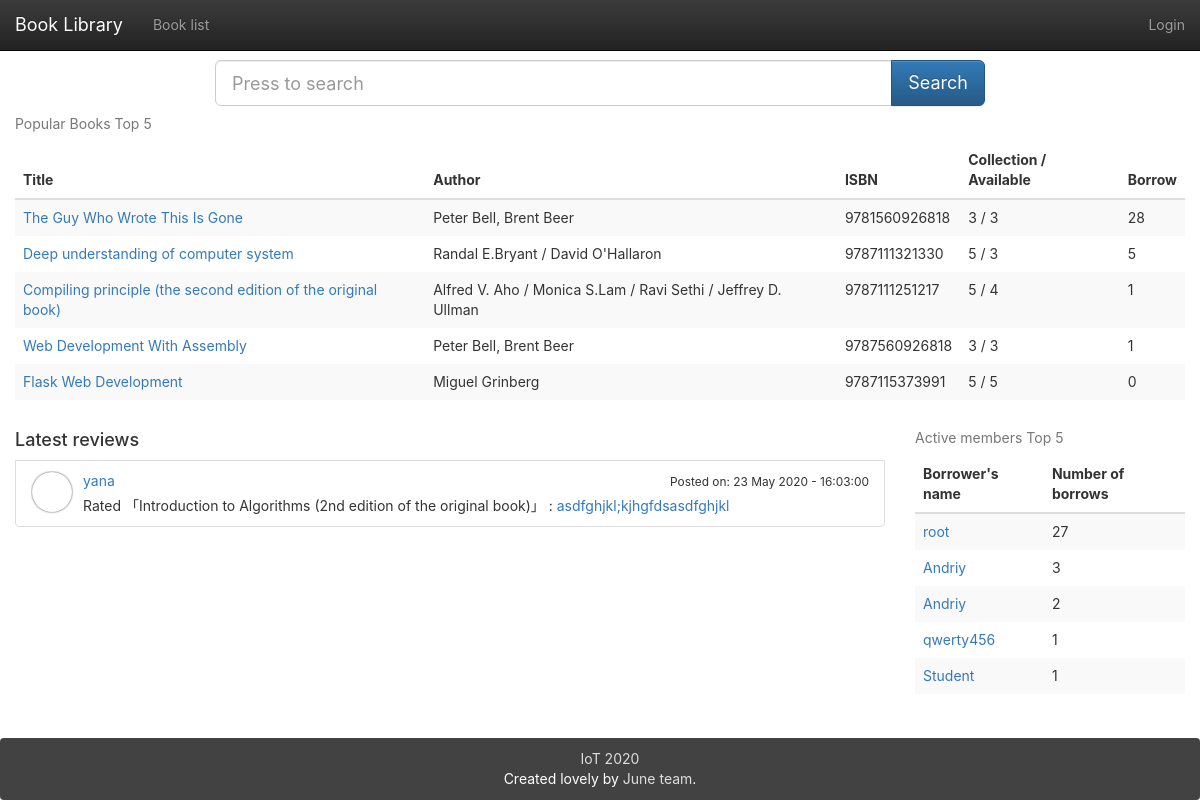
Before: / with the older database file.
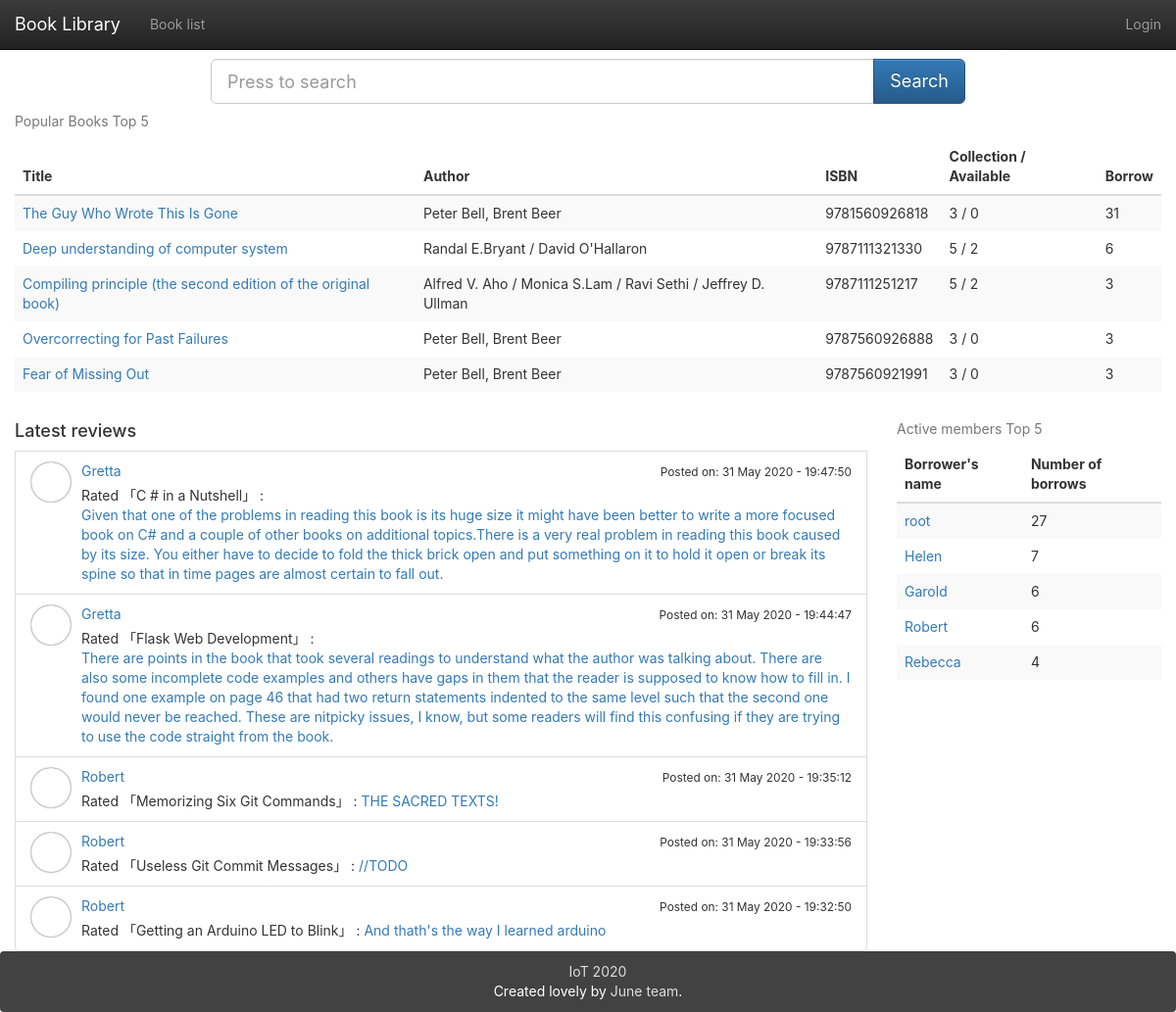
After: the same page with the newer database file.
### app/models.py (models this page shows, shortened)
class Book(db.Model):
    __tablename__ = 'books'
    id = db.Column(db.Integer, primary_key=True)
    isbn = db.Column(db.String(16), unique=True)
    title = db.Column(db.String(128))
    origin_title = db.Column(db.String(128))
    subtitle = db.Column(db.String(128))
    author = db.Column(db.String(128))
    translator = db.Column(db.String(64))
    publisher = db.Column(db.String(64))
    image = db.Column(db.String(128))
    pubdate = db.Column(db.String(32))
    pages = db.Column(db.Integer)
    price = db.Column(db.String(16))
    binding = db.Column(db.String(16))
    numbers = db.Column(db.Integer, default=5)
    summary = db.deferred(db.Column(db.Text, default=""))
    summary_html = db.deferred(db.Column(db.Text))
    catalog = db.deferred(db.Column(db.Text, default=""))
    catalog_html = db.deferred(db.Column(db.Text))
    hidden = db.Column(db.Boolean, default=0)
    transactions = db.relationship('Transaction',
                           backref=db.backref('book', lazy='joined'),
                           lazy='dynamic',
                           cascade='all, delete-orphan')
    logs = db.relationship('Log',
                           backref=db.backref('book', lazy='joined'),
                           lazy='dynamic',
                           cascade='all, delete-orphan')
    comments = db.relationship('Comment', backref='book',
                               lazy='dynamic',
                               cascade='all, delete-orphan')
    @property
    def tags_string(self):
        return ",".join([tag.name for tag in self.tags.all()])
    def can_borrow_number(self):
        return self.numbers - Log.query.filter_by(book_id=self.id, returned=0).count()

class Comment(db.Model):
    __tablename__ = 'comments'
    id = db.Column(db.Integer, primary_key=True)
    user_id = db.Column(db.Integer, db.ForeignKey('users.id'))
    book_id = db.Column(db.Integer, db.ForeignKey('books.id'))
    comment = db.Column(db.String(1024))
    create_timestamp = db.Column(db.DateTime, default=datetime.now())
    edit_timestamp = db.Column(db.DateTime, default=datetime.now())
    deleted = db.Column(db.Boolean, default=0)

class User(UserMixin, db.Model):
    __tablename__ = 'users'
    id = db.Column(db.Integer, primary_key=True)
    email = db.Column(db.String(64), unique=True)
    name = db.Column(db.String(64))
    password_hash = db.deferred(db.Column(db.String(128)))
    major = db.Column(db.String(128))
    role_id = db.Column(db.Integer, db.ForeignKey('roles.id'))
    headline = db.Column(db.String(32), nullable=True)
    about_me = db.deferred(db.Column(db.Text, nullable=True))
    about_me_html = db.deferred(db.Column(db.Text, nullable=True))
    avatar = db.Column(db.String(128))
    category = db.Column(db.Integer)
    member_since = db.Column(db.DateTime(), default=datetime.utcnow)
    balance = db.Column(db.Float())
    transactions = db.relationship('Transaction',
                           backref=db.backref('user', lazy='joined'),
                           lazy='dynamic',
                           cascade='all, delete-orphan')
    @property
    def password(self):
        raise AttributeError('password is not readable attribute')
    logs = db.relationship('Log',
                           backref=db.backref('user', lazy='joined'),
                           lazy='dynamic',
                           cascade='all, delete-orphan')
    comments = db.relationship('Comment',
                               backref=db.backref('user', lazy='joined'),
                               lazy='dynamic',
                               cascade='all, delete-orphan')
    def avatar_url(self, _external=False):
        if self.avatar:
            avatar_json = json.loads(self.avatar)
            if avatar_json['use_out_url']:
                return avatar_json['url']
            else:
                return url_for('_uploads.uploaded_file', setname=avatars.name, filename=avatar_json['url'],
                               _external=_external)
        else:
            return url_for('static', filename='img/avatar.png', _external=_external)

### app/main/index/views.py (the view)
@main.route('/')
def index():
    search_form = SearchForm()
    the_books = Book.query
    if not current_user.can(Permission.UPDATE_BOOK_INFORMATION):
        the_books = the_books.filter_by(hidden=0)
    popular_books = the_books.outerjoin(Log).group_by(Book.id).order_by(db.func.count(Log.id).desc()).limit(5)
    popular_users = User.query.outerjoin(Log).group_by(User.id).order_by(db.func.count(Log.id).desc()).limit(5)
    recently_comments = Comment.query.filter_by(deleted=0).order_by(Comment.edit_timestamp.desc()).limit(5)
    return render_template("index.html", books=popular_books, users=popular_users, recently_comments=recently_comments,
                           search_form=search_form)

### app/main/book/forms.py
class SearchForm(FlaskForm):
    search = StringField(validators=[DataRequired()])
    submit = SubmitField(u"Search")

### app/main/index/views.py (called while the page is built)
@main.app_context_processor
def inject_permissions():
    return dict(Permission=Permission)

### app/models.py (called while the page is built)
    def can(self, permissions):
        return False

### app/main/index/templates/index.html (shortened to what the changed rows need)
{% extends "base.html" %}
{% block mycontent %}
    <table class="table table-striped table-hover animated fadeInDown">
        <caption>Popular Books Top 5</caption>
        <thead class="hidden-xs">
        <tr>
            <th>Title</th>
            <th>Author</th>
            <th>ISBN</th>
            <th>Collection / Available</th>
            <th>Borrow</th>
        </tr>
        </thead>
        <tbody>
        {% for book in books %}
            <tr class="animated fadeInLeft delay-{{ loop.index0 }}">
                <td><a href="{{ url_for('book.detail',book_id=book.id) }}">{{ book.title }}</a>
                    <p class="visible-xs-block">{{ "Collection/Available: "~ book.numbers }} / {{ book.can_borrow_number() }}</p></td>
                <td class="hidden-xs">{{ book.author }}</td>
                <td class="hidden-xs">{{ book.isbn }}</td>
                <td class="hidden-xs">{{ book.numbers }} / {{ book.can_borrow_number() }}</td>
                <td class="hidden-xs">{{ book.logs.count() }}</td>
            </tr>
        {% endfor %}
        </tbody>
    </table>
    <div class="row animated fadeInUp delay">
        <div class="col-md-9">
            {% for comment in recently_comments %}
                <li class="list-group-item clearfix animated fadeInLeft delay-{{ loop.index0 }}">
                    <div class="media">
                        {% if comment.user.avatar_url() %}
                            <div class="media-left">
                                <a href="{{ url_for('user.detail',user_id=comment.user.id) }}">
                                    <div class="media-object avatar avatar-mini"
                                         style="background-image: url({{ comment.user.avatar_url() }})"></div>
                                </a>
                            </div>
                        {% endif %}
                        <div class="media-body">
                            <p class="media-heading"><a
                                    href="{{ url_for('user.detail',user_id=comment.user.id) }}">
                                {{ comment.user.name }}</a>
                                {% if comment.create_timestamp==comment.edit_timestamp %}
                                    <span class="pull-right">
                                        <small>
                                            Posted on: {{ comment.create_timestamp.strftime('%d %B %Y - %H:%M:%S') }}</small>
                                    </span>
                                {% else %}
                                    <span class="pull-right">
                                        <small>
                                            Last edit: {{ comment.edit_timestamp.strftime('%d %B %Y - %H:%M:%S') }}</small>
                                    </span>
                                {% endif %}
                            </p>
                            <span class="line-wrap">{{ "Rated 「"~comment.book.title~"」 : " }}</span>
                            <span class="line-wrap"><a class="list-group-item-text"
                                                       href="{{ url_for('book.detail',book_id=comment.book_id) }}">{{ comment.comment }}</a></span>
                        </div>
                    </div>
                </li>
            {% endfor %}
        </div>
        <div class="col-md-3 animated fadeInUp">
            <table class="table table-striped table-hover">
                <caption>Active members Top 5</caption>
                <thead>
                <tr>
                    <th>Borrower's name</th>
                    <th>Number of borrows</th>
                </tr>
                </thead>
                <tbody>
                {% for user in users %}
                    <tr class="animated fadeInLeft delay-{{ loop.index0 }}">
                        <td><a href="{{ url_for('user.detail',user_id=user.id) }}">{{ user.name }}</a></td>
                        <td>{{ user.logs.count() }}</td>
                    </tr>
                {% endfor %}
                </tbody>
            </table>
        </div>
    </div>
{% endblock %}

Changed rows visible on the page:
no longer on this page (row unchanged): Book: title "Web Development With Assembly", author "Peter Bell, Brent Beer", isbn "9787560926818", numbers "3", can_borrow_number "3", logs.count "1"
no longer on this page (row unchanged): Comment: user.name "yana", create_timestamp "23 May 2020 - 16:03:00", comment "asdfghjkl;kjhgfdsasdfghjkl"
no longer on this page (row unchanged): Book: title "Rated 「Introduction to Algorithms (2nd edition of the original book)」 :"
no longer on this page (row unchanged): User: name "Andriy", logs.count "3"
no longer on one of the page's lists (row unchanged): Book: title "Flask Web Development", author "Miguel Grinberg", isbn "9787115373991", numbers "5", can_borrow_number "5"
no longer on this page (row unchanged): User: name "Andriy", logs.count "2"
no longer on this page (row unchanged): User: name "qwerty456", logs.count "1"
no longer on this page (row unchanged): User: name "Student", logs.count "1"
computed for Book "The Guy Who Wrote This Is Gone": can_borrow_number "3" → "0"; logs.count "28" → "31"
computed for Book "Deep understanding of computer system": can_borrow_number "3" → "2"; logs.count "5" → "6"
computed for Book "Compiling principle (the second edition of the original book)": can_borrow_number "4" → "2"; logs.count "1" → "3"
now on this page (row unchanged): Book: title "Overcorrecting for Past Failures", author "Peter Bell, Brent Beer", isbn "9787560926888", numbers "3", can_borrow_number "0", logs.count "3"
now on this page (row unchanged): Book: title "Fear of Missing Out", author "Peter Bell, Brent Beer", isbn "9787560921991", numbers "3", can_borrow_number "0", logs.count "3"
added Comment: user.name "Gretta", create_timestamp "31 May 2020 - 19:47:50", comment "Given that one of the problems in reading this book is its huge size it might have been better to write a more focused book on C# and a couple of other books on additional topics.There is a very real problem in reading this book caused by its size. You either have to decide to fold the thick brick open and put something on it to hold it open or break its spine so that in time pages are almost certain to fall out."
now on this page (row unchanged): Book: title "Rated 「C # in a Nutshell」 :"
added Comment: user.name "Gretta", create_timestamp "31 May 2020 - 19:44:47", {{ "Rated 「"~comment.book.title~"」 : " }} "Rated 「Flask Web Development」 :", comment "There are points in the book that took several readings to understand what the author was talking about. There are also some incomplete code examples and others have gaps in them that the reader is supposed to know how to fill in. I found one example on page 46 that had two return statements indented to the same level such that the second one would never be reached. These are nitpicky issues, I know, but some readers will find this confusing if they are trying to use the code straight from the book."
added Comment: user.name "Robert", create_timestamp "31 May 2020 - 19:35:12", comment "THE SACRED TEXTS!"
now on this page (row unchanged): Book: title "Rated 「Memorizing Six Git Commands」 :"
added Comment: user.name "Robert", create_timestamp "31 May 2020 - 19:33:56", comment "//TODO"
now on this page (row unchanged): Book: title "Rated 「Useless Git Commit Messages」 :"
added Comment: user.name "Robert", create_timestamp "31 May 2020 - 19:32:50", comment "And thath's the way I learned arduino"
now on this page (row unchanged): Book: title "Rated 「Getting an Arduino LED to Blink」 :"
added User: name "Helen", logs.count "7"
added User: name "Garold", logs.count "6"
added User: name "Robert", logs.count "6"
added User: name "Rebecca", logs.count "4"
